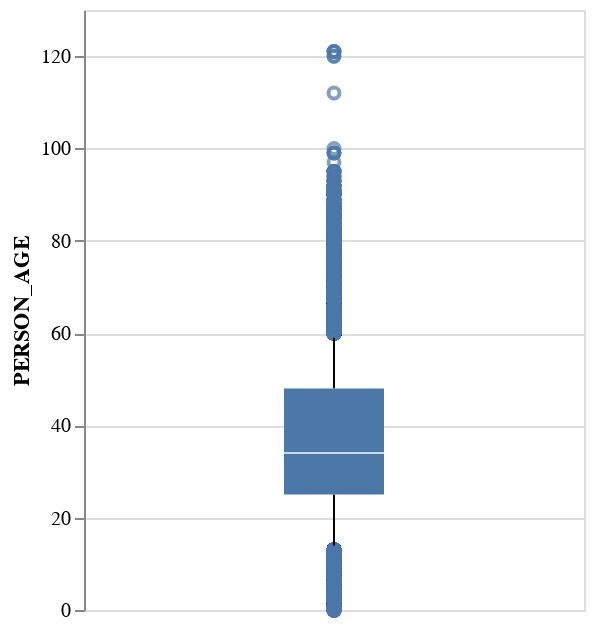

The notebook cell saved with this chart:
### Markdown cell above
# Outlier for data grouped not scaled for person age

### Code cell
import altair as alt
from vega_datasets import data

data = pd.read_csv("Dataset1/data/encoded_notScaled.csv", index_col="UNIQUE_ID")
data.drop(data.columns.difference(['PERSON_AGE', 'PERSON_INJURY']), 1, inplace=True)


alt.Chart(data).mark_boxplot(size=50, extent=0.5).encode(
    #x='PERSON_INJURY:O',
    #color=alt.Color('PERSON_INJURY'),
    y='PERSON_AGE:Q'
).properties(width=250)

### Figure 1 — Vega-Lite specification as saved in the notebook (floating-point values rounded to 4 significant figures; data arrays with more than 128 entries replaced by an {"elided": "..."} marker saying what was removed)
{"config": {"view": {"continuousWidth": 400, "continuousHeight": 300}}, "data": {"name": "data-15ea042ce1be3e6b55dddb3fa6b58461"}, "mark": {"type": "boxplot", "extent": 0.5, "size": 50}, "encoding": {"y": {"type": "quantitative", "field": "PERSON_AGE"}}, "width": 250, "$schema": "https://vega.github.io/schema/vega-lite/v4.8.1.json", "datasets": {"data-15ea042ce1be3e6b55dddb3fa6b58461": {"elided": "45156 records"}}}
